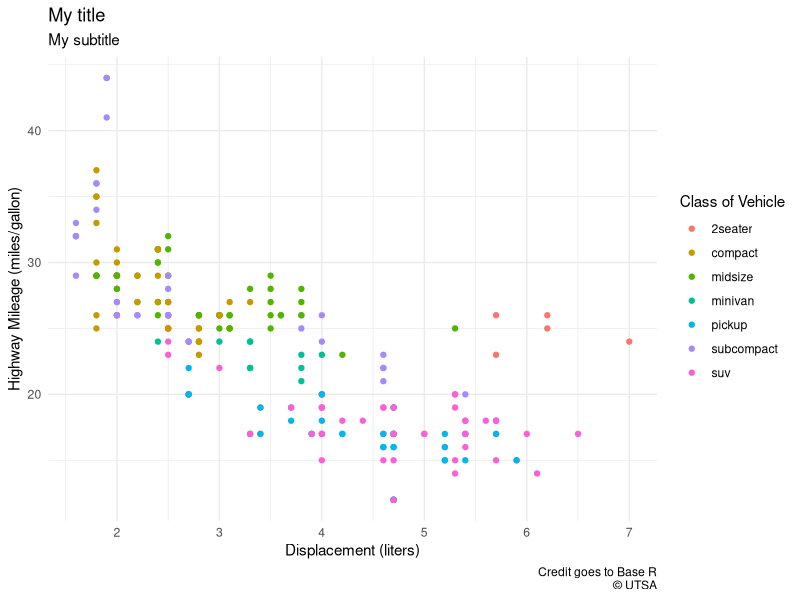
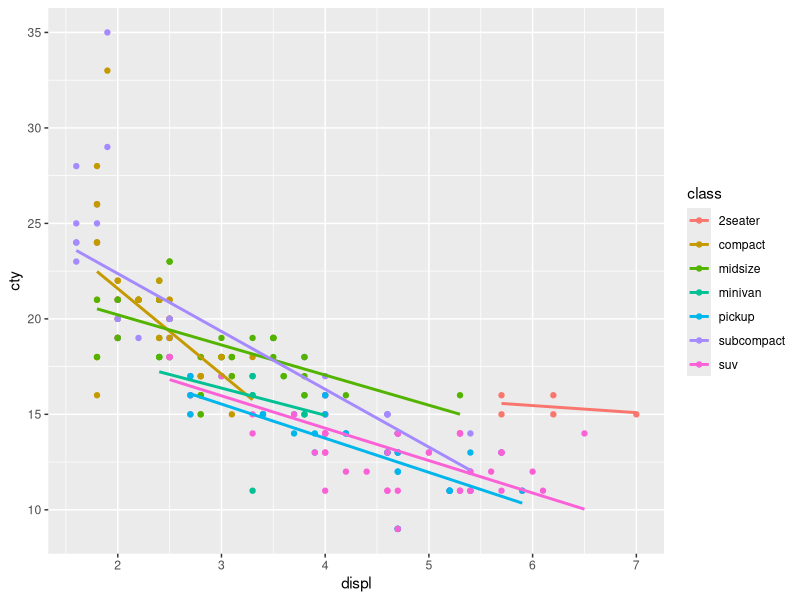

These charts were generated, in order, by the following R code: (Note: this script raises an error after producing the figures.)
## ---- chunk 1
knitr::opts_chunk$set(echo = TRUE)
library(ggplot2)
## ---- chunk 2
ggplot(mpg, aes(displ, hwy)) +
  geom_point(aes(color = class)) +
  labs(x = "Displacement (liters)",
       y = "Highway Mileage (miles/gallon)",
       color = "Class of Vehicle",
       title = "My title",
       subtitle = "My subtitle",
       caption = "Credit goes to Base R
                  © UTSA") +
  theme_minimal()

## ---- chunk 3
ggplot(mpg, aes(displ, cty)) +
  geom_point(aes(color = class)) +
  geom_smooth(aes(color = class), 
              method = "lm",
              se = FALSE)
## ---- chunk 4
ggplot(mpg2, aes(displ, cty)) +
  geom_point() +
  geom_smooth(method = "lm",
              se = FALSE) +
  facet_wrap(~ class)
## ---- chunk 5

mpg2 %>% 
  filter(drv == "4") %>% 
ggplot(aes(displ, cty)) +
  geom_point() +
  geom_smooth(method = "lm",
              se = FALSE) +
  facet_wrap(~ class)
## ---- chunk 6

mpg2 %>% 
  filter(drv == "f") %>% 
ggplot(aes(displ, cty)) +
  geom_point() +
  geom_smooth(method = "lm",
              se = FALSE) +
  facet_wrap(~ class)
## ---- chunk 7
ggplot(mpg2, aes(displ, cty)) +
  geom_point() +
  geom_smooth(method = "lm",
              se = FALSE) +
  facet_grid(drv ~ class)
## ---- chunk 8
hwymean2 <- mpg %>%
            group_by(class) %>%
              summarize(avghwy = mean(hwy),
                        maxhwy = max(hwy),
                        minhwy = min(hwy)) %>%
            ungroup()
## ---- chunk 9

ggplot(mpg, aes(class, hwy)) +
  geom_point() +
  geom_point(aes(y = avghwy), 
             hwymean2, 
             color = "red", 
             size = 4,
             alpha = 0.5) +
  geom_text(aes(label = round(avghwy, 2), y = avghwy), 
            data = hwymean2, 
            color = "red",
            hjust = 1.3) +
  geom_hline(aes(yintercept = avghwy), 
             data = hwymean1, 
             color = "blue") +
  geom_text(aes(x = "compact", y = 22, label = round(avghwy,2)),
            data = hwymean1, 
            color = "blue", 
            hjust = 1.5) +
  # The code so far was what we did in the class
  # Hereon what we added in the class
  geom_point(aes(y = maxhwy), 
             hwymean2, 
             color = "green", 
             size = 4,
             alpha = 0.7) +
  geom_point(aes(y = minhwy), 
             hwymean2, 
             color = "navy", 
             size = 4,
             alpha = 0.7)

